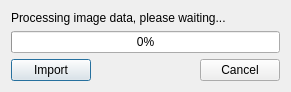
<?xml version="1.0" encoding="UTF-8"?>
<ui version="4.0">
 <class>WaintingDialog</class>
 <widget class="QDialog" name="WaintingDialog">
  <property name="geometry">
   <rect>
    <x>0</x>
    <y>0</y>
    <width>291</width>
    <height>89</height>
   </rect>
  </property>
  <property name="windowTitle">
   <string>Dialog</string>
  </property>
  <layout class="QVBoxLayout" name="verticalLayout">
   <item>
    <widget class="QLabel" name="label">
     <property name="text">
      <string>Processing image data, please waiting...</string>
     </property>
    </widget>
   </item>
   <item>
    <widget class="QProgressBar" name="progressBar">
     <property name="value">
      <number>0</number>
     </property>
    </widget>
   </item>
   <item>
    <layout class="QHBoxLayout" name="horizontalLayout">
     <item>
      <widget class="QPushButton" name="pushButton">
       <property name="text">
        <string>Import</string>
       </property>
      </widget>
     </item>
     <item>
      <widget class="QDialogButtonBox" name="buttonBox">
       <property name="orientation">
        <enum>Qt::Horizontal</enum>
       </property>
       <property name="standardButtons">
        <set>QDialogButtonBox::Cancel</set>
       </property>
      </widget>
     </item>
    </layout>
   </item>
  </layout>
 </widget>
 <resources/>
 <connections>
  <connection>
   <sender>buttonBox</sender>
   <signal>accepted()</signal>
   <receiver>WaintingDialog</receiver>
   <slot>accept()</slot>
   <hints>
    <hint type="sourcelabel">
     <x>248</x>
     <y>254</y>
    </hint>
    <hint type="destinationlabel">
     <x>157</x>
     <y>274</y>
    </hint>
   </hints>
  </connection>
  <connection>
   <sender>buttonBox</sender>
   <signal>rejected()</signal>
   <receiver>WaintingDialog</receiver>
   <slot>reject()</slot>
   <hints>
    <hint type="sourcelabel">
     <x>316</x>
     <y>260</y>
    </hint>
    <hint type="destinationlabel">
     <x>286</x>
     <y>274</y>
    </hint>
   </hints>
  </connection>
 </connections>
</ui>
